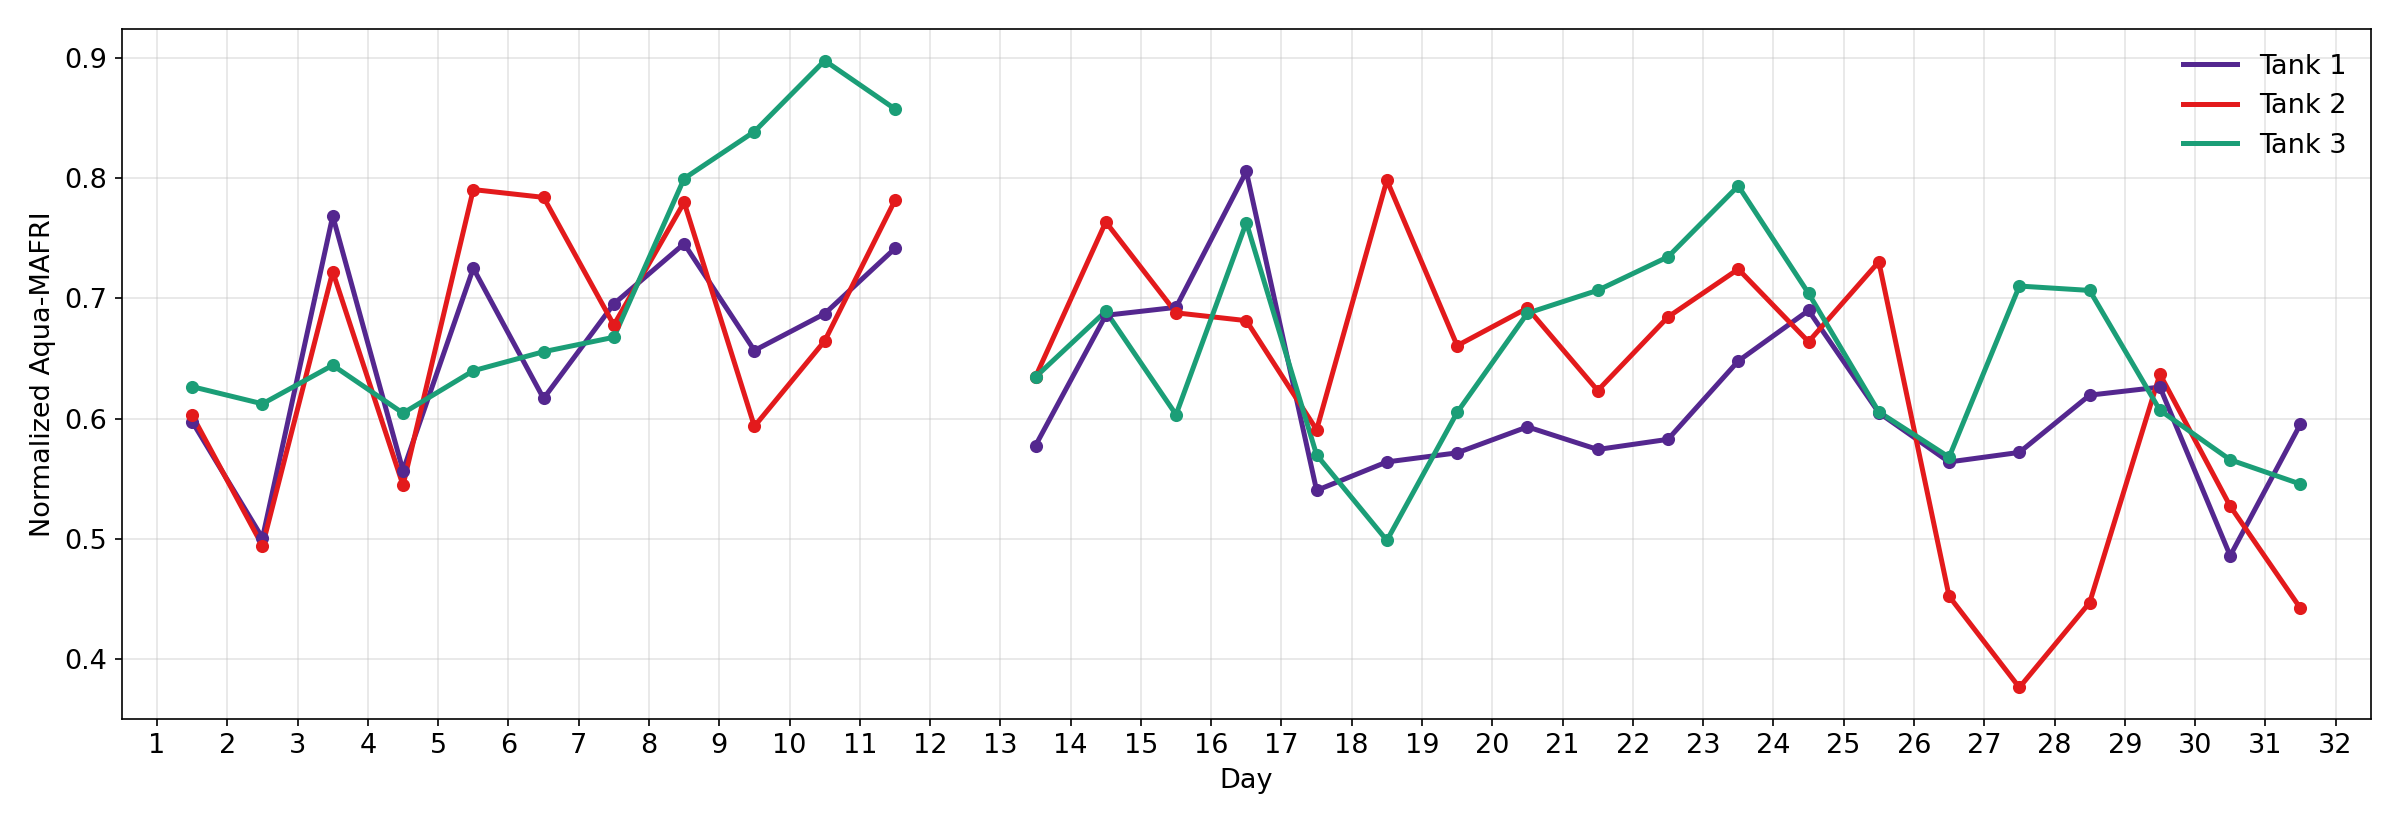

Write the Python code that produced this figure.
"""Tank-averaged peak height as a centered 3-day rolling mean."""

from pathlib import Path

import matplotlib

matplotlib.use("Agg")
import matplotlib.pyplot as plt
import numpy as np
import pandas as pd

FEATURES = Path("/Volumes/Expansion/features and curves 141026/features_kept.parquet")
FEED_TIMES = Path("/Volumes/Expansion/features and curves 141026/feeding_times_ein.parquet")
ROW2 = Path("/Users/dror/Downloads/row2_with_realtime.parquet")
ROW3 = Path("/Users/dror/Downloads/row3_with_realtime.parquet")
TANK_CHANNELS = {
    "Tank 1": ("Ch1", "Ch2"),
    "Tank 2": ("Ch3", "Ch4"),
    "Tank 3": ("Ch5", "Ch6"),
}
COLORS = ["#54278F", "#E31A1C", "#1B9E77"]
FONT_SIZE = 13
ROLLING_DAYS = 3
OUT = Path(__file__).resolve().parent / "plot_ras.png"
OUT_ONE = Path(__file__).resolve().parent / "plot_ras_one_channel.png"
OUT_STD = Path(__file__).resolve().parent / "plot_ras_std.png"
OUT_CH5 = Path(__file__).resolve().parent / "plot_ras_ch5.png"
OUT_FEEDING = Path(__file__).resolve().parent / "plot_ras_feeding.png"
OUT_PEAK = Path(__file__).resolve().parent / "plot_ras_peak.png"
OUT_SCALE = Path(__file__).resolve().parent / "plot_ras_scale.png"
FEEDING_VALUES = Path(__file__).resolve().parent / "feeding_values.csv"
FEEDING_CHANNELS = ["Ch2", "Ch4", "Ch6"]
FEEDING_COLORS = ["tab:green", "tab:orange", "tab:blue"]
# Row 1 is 2–9 Sep. Row 2 starts 14 Sep. Tank 3 (Ch6) ends 14 Oct.
ROW2_START = pd.Timestamp("2025-09-14")
TANK3_LAST = pd.Timestamp("2025-10-14")
REAL_MARKS = [pd.Timestamp("2025-09-30"), pd.Timestamp("2025-10-14")]
ROW_CLOCKS = {
    "row2": ROW2,
    "row3": ROW3,
}
FIRST_DAYS = 7


def tank_peaks(frame):
    pieces = []
    for name, channels in TANK_CHANNELS.items():
        pair = frame.loc[frame["channel"].isin(channels), ["feeding_datetime", "peak_height"]]
        tank = pair.groupby("feeding_datetime")["peak_height"].mean()
        tank.name = name
        pieces.append(tank)
    return pd.concat(pieces, axis=1).sort_index()


def single_channel_peaks(frame):
    """Peak height of Ch2, Ch4, and Ch6 only, one channel per tank."""
    pieces = []
    for name, column in zip(TANK_CHANNELS, FEEDING_CHANNELS):
        tank = frame.loc[frame["channel"] == column].set_index("feeding_datetime")["peak_height"]
        tank.name = name
        pieces.append(tank)
    return pd.concat(pieces, axis=1).sort_index()


def day_number(times, origin):
    elapsed = times - origin
    if isinstance(elapsed, pd.Series):
        elapsed = elapsed.dt
    return elapsed.total_seconds() / 86400.0 + 1.0


def plot_ch5_first_days():
    """Full Ch5 trace for the first week of row 2, with a red dot at each feeding."""
    frame = pd.read_parquet(ROW2, columns=["Ch5", "real time"])
    times = pd.to_datetime(frame["real time"].astype(str), format="%Y%m%d%H%M%S")
    order = times.argsort()
    times = times.iloc[order].reset_index(drop=True)
    values = frame["Ch5"].iloc[order].reset_index(drop=True)

    origin = times.iloc[0].normalize()
    end = origin + pd.Timedelta(days=FIRST_DAYS)
    keep = times < end
    day = day_number(times[keep], origin)

    feed = pd.read_parquet(FEED_TIMES, columns=["source", "index", "real_time"])
    feed = feed[feed["source"] == "row2"]
    feed_t = pd.to_datetime(feed["real_time"])
    feed = feed[(feed_t >= origin) & (feed_t < end)]
    feed_day = day_number(pd.to_datetime(feed["real_time"]), origin)
    feed_y = values.iloc[feed["index"].to_numpy()]

    signal_font = 22
    plt.rcParams.update(
        {
            "font.size": signal_font,
            "axes.labelsize": signal_font,
            "xtick.labelsize": signal_font,
            "ytick.labelsize": signal_font,
            "legend.fontsize": signal_font,
        }
    )
    fig, ax = plt.subplots(figsize=(16, 5.8))
    ax.plot(day, values[keep], color="#3949AB", linewidth=1.1, label="Aqua-MAFRI signal")
    ax.scatter(
        feed_day,
        feed_y,
        color="red",
        s=36,
        zorder=5,
        label="feeding events",
    )
    ax.set_xlim(1, FIRST_DAYS + 1)
    # Put each day number under that day's peaks, not at midnight.
    tick_at = [
        float(feed_day[feed_day.astype(int) == day_i].median())
        for day_i in range(1, FIRST_DAYS + 1)
    ]
    ax.set_xticks(tick_at)
    ax.set_xticklabels([str(day_i) for day_i in range(1, FIRST_DAYS + 1)])
    ax.set_xlabel("Day")
    ax.set_ylabel("Aqua-MAFRI")
    ax.grid(True, color="0.75", alpha=0.4)
    ax.legend(frameon=False, loc="upper left", fontsize=13)
    fig.tight_layout()
    fig.savefig(OUT_CH5, dpi=150)
    print(f"Saved {OUT_CH5}")
    print(f"Ch5 samples {int(keep.sum())}  feedings {len(feed)}")


def daily_feeding():
    """Daily means of Ch2, Ch4, and Ch6, from row 2 through tank 3's last day."""
    frame = pd.read_csv(FEEDING_VALUES, parse_dates=["max_time"]).set_index("max_time")
    frame = frame.loc[ROW2_START:]
    daily = frame[FEEDING_CHANNELS].resample("D").mean().dropna(how="all")
    return daily.loc[:TANK3_LAST]


def plot_zscored_rolling(daily, ylabel, out_path):
    """Z-scored 3-day rolling mean, one line per tank, daily points behind it."""
    day = np.arange(len(daily)) + 1
    plt.rcParams.update(
        {
            "font.size": FONT_SIZE,
            "axes.labelsize": FONT_SIZE,
            "xtick.labelsize": FONT_SIZE,
            "ytick.labelsize": FONT_SIZE,
            "legend.fontsize": FONT_SIZE,
        }
    )
    fig, ax = plt.subplots(figsize=(14, 6))
    for name, column, color in zip(TANK_CHANNELS, daily.columns, FEEDING_COLORS):
        rolling = daily[column].rolling(ROLLING_DAYS, min_periods=ROLLING_DAYS).mean()
        center = rolling.mean(skipna=True)
        scale = rolling.std(skipna=True)
        ax.plot(day, (rolling - center) / scale, color=color, linewidth=3, label=name)
        ax.plot(
            day,
            (daily[column] - center) / scale,
            color=color,
            marker="o",
            linestyle="",
            alpha=0.2,
        )
    ax.set_xticks(day)
    ax.set_xticklabels([str(i) for i in day])
    ax.set_xlabel("Day")
    ax.set_ylabel(ylabel)
    ax.grid(True, alpha=0.3)
    ax.legend()
    fig.tight_layout()
    fig.savefig(out_path, dpi=150)
    print(f"Saved {out_path}")
    print(f"{ylabel} days {len(daily)}")


def plot_normalized_feeding():
    """Z-scored 3-day rolling feeding intensity from feeding_values.csv."""
    plot_zscored_rolling(daily_feeding(), "Normalized feeding intensity", OUT_FEEDING)


def daily_peak_height():
    """Daily mean peak height of Ch2, Ch4, and Ch6 from the features table."""
    frame = pd.read_parquet(FEATURES, columns=["channel", "feeding_datetime", "peak_height"])
    frame = frame[frame["channel"].isin(FEEDING_CHANNELS)]
    daily = frame.pivot_table(
        index="feeding_datetime",
        columns="channel",
        values="peak_height",
    )
    daily = daily[FEEDING_CHANNELS].resample("D").mean().dropna(how="all")
    # Features are row 2 and row 3 only. Stop where tank 3 (Ch6) stops.
    last = daily["Ch6"].last_valid_index()
    return daily.loc[:last]


def plot_normalized_peak():
    """Same rolling z-score, using peak height from the features table."""
    plot_zscored_rolling(daily_peak_height(), "Normalized peak height", OUT_PEAK)


def recording_scale():
    """0.5th and 99.9th percentile of each channel inside row 2 and inside row 3."""
    bounds = []
    for path in (ROW2, ROW3):
        frame = pd.read_parquet(path, columns=["real time", *FEEDING_CHANNELS])
        times = pd.to_datetime(frame["real time"].astype(str), format="%Y%m%d%H%M%S")
        limits = {}
        for column in FEEDING_CHANNELS:
            finite = frame[column].to_numpy(dtype=float)
            finite = finite[np.isfinite(finite)]
            limits[column] = (
                float(np.percentile(finite, 0.5)),
                float(np.percentile(finite, 99.9)),
            )
        bounds.append((times.min(), times.max(), limits))
    return bounds


def scaled_feeding_daily():
    """Feeding counts clipped to 0–1 inside the recording they belong to."""
    frame = pd.read_csv(FEEDING_VALUES, parse_dates=["max_time"]).set_index("max_time")
    frame = frame.loc[ROW2_START:TANK3_LAST, FEEDING_CHANNELS]
    bounds = recording_scale()
    scaled = pd.DataFrame(index=frame.index, columns=FEEDING_CHANNELS, dtype=float)
    for column in FEEDING_CHANNELS:
        values = []
        for stamp, value in zip(frame.index, frame[column]):
            limits = next(item[column] for start, end, item in bounds if start <= stamp <= end)
            low, high = limits
            values.append(float(np.clip((value - low) / (high - low), 0.0, 1.0)))
        scaled[column] = values
    return scaled.resample("D").mean().dropna(how="all")


def draw_zscored(ax, daily):
    day = np.arange(len(daily)) + 1
    for name, column, color in zip(TANK_CHANNELS, daily.columns, FEEDING_COLORS):
        rolling = daily[column].rolling(ROLLING_DAYS, min_periods=ROLLING_DAYS).mean()
        center = rolling.mean(skipna=True)
        scale = rolling.std(skipna=True)
        ax.plot(day, (rolling - center) / scale, color=color, linewidth=3, label=name)
        ax.plot(
            day,
            (daily[column] - center) / scale,
            color=color,
            marker="o",
            linestyle="",
            alpha=0.35,
        )
    ax.set_xticks(day)
    ax.set_xticklabels([str(i) for i in day])
    ax.grid(True, alpha=0.3)
    return day


def plot_scale_push():
    """Raw feeding z-scores beside the same days after each row is scaled 0–1."""
    raw = daily_feeding()
    scaled = scaled_feeding_daily()
    plt.rcParams.update(
        {
            "font.size": FONT_SIZE,
            "axes.labelsize": FONT_SIZE,
            "xtick.labelsize": FONT_SIZE,
            "ytick.labelsize": FONT_SIZE,
            "legend.fontsize": FONT_SIZE,
            "axes.titlesize": FONT_SIZE,
        }
    )
    fig, axes = plt.subplots(2, 1, sharex=True, figsize=(14, 8))
    draw_zscored(axes[0], raw)
    axes[0].set_ylabel("Normalized feeding intensity")
    axes[0].set_title("Raw counts")
    axes[0].legend()
    draw_zscored(axes[1], scaled)
    axes[1].set_ylabel("Normalized feeding intensity")
    axes[1].set_xlabel("Day")
    axes[1].set_title("Same counts, scaled 0–1 inside each row")
    fig.tight_layout()
    fig.savefig(OUT_SCALE, dpi=150)
    print(f"Saved {OUT_SCALE}")


def feeding_real_times():
    """Map each shifted feeding label back to the real clock, before the day alignment."""
    feed = pd.read_parquet(FEED_TIMES, columns=["source", "index", "time"])
    feed = feed[feed["source"].isin(ROW_CLOCKS)].copy()
    clocks = {}
    for name, path in ROW_CLOCKS.items():
        raw = pd.read_parquet(path, columns=["real time"])
        times = pd.to_datetime(raw["real time"].astype(str), format="%Y%m%d%H%M%S")
        clocks[name] = times.sort_values().reset_index(drop=True)
    feed["real_t"] = [
        clocks[row.source].iloc[int(row.index)] for row in feed.itertuples(index=False)
    ]
    feed["label"] = pd.to_datetime(feed["time"])
    return feed.drop_duplicates("label").set_index("label")["real_t"]


def real_mark_days(origin):
    """Day numbers on the plot for feedings that happened on the real dates."""
    feed = feeding_real_times().reset_index()
    marks = []
    for real_day in REAL_MARKS:
        labels = feed.loc[feed["real_t"].dt.normalize() == real_day, "label"]
        if labels.empty:
            continue
        marks.append((real_day.strftime("%d %b"), float(day_number(labels, origin).median())))
    return marks


def plot_daily_peaks(peaks, out_path, statistic="mean", mark_real=False, show_rolling=True, on_real_time=False):
    """Daily peak statistic, with a centered 3-day rolling mean unless turned off."""
    if on_real_time:
        peaks = peaks.copy()
        peaks.index = pd.to_datetime(peaks.index).map(feeding_real_times())
        peaks = peaks.sort_index()
    origin = peaks.index.min().normalize()
    day = day_number(peaks.index, origin)
    daily = getattr(peaks.resample("D"), statistic)()
    rolling = daily.rolling(ROLLING_DAYS, min_periods=ROLLING_DAYS, center=True).mean()
    # Sit each day's value at midday, among that day's feedings.
    daily_day = day_number(daily.index + pd.Timedelta(hours=12), origin)
    roll_day = day_number(rolling.index + pd.Timedelta(hours=12), origin)
    # Real calendar span, so the empty day between row 2 and row 3 stays on the axis.
    if on_real_time:
        span = int((peaks.index.max().normalize() - origin).days) + 1
    else:
        span = int(np.ceil(day.max()))

    plt.rcParams.update(
        {
            "font.size": FONT_SIZE,
            "axes.labelsize": FONT_SIZE,
            "xtick.labelsize": FONT_SIZE,
            "ytick.labelsize": FONT_SIZE,
            "legend.fontsize": FONT_SIZE,
        }
    )
    fig, ax = plt.subplots(figsize=(16, 5.5))
    for name, color in zip(peaks.columns, COLORS):
        line_day = roll_day if show_rolling else daily_day
        line = rolling[name] if show_rolling else daily[name]
        ax.plot(line_day, line, color=color, linewidth=2.4, label=name, zorder=2)
        ax.scatter(daily_day, daily[name], color=color, s=28, zorder=3)
    right = span + 1 if on_real_time else span
    ax.set_xlim(0.5, right + 0.5)
    ax.set_xticks(range(1, right + 1))
    ax.set_xlabel("Day")
    ax.set_ylabel("Normalized Aqua-MAFRI" if statistic == "mean" else "Std of Aqua-MAFRI")
    if mark_real:
        for label, position in real_mark_days(origin):
            ax.axvline(
                position,
                color="red",
                linestyle="--",
                linewidth=1.6,
                label=label,
            )
    ax.grid(True, color="0.75", alpha=0.4)
    ax.legend(frameon=False, loc="upper right")
    fig.tight_layout()
    fig.savefig(out_path, dpi=150)
    print(f"Saved {out_path}")
    print(f"Peaks {len(peaks)}  rolling days {int(rolling.dropna().shape[0])}")


def main():
    frame = pd.read_parquet(FEATURES, columns=["channel", "feeding_datetime", "peak_height"])
    plot_daily_peaks(tank_peaks(frame), OUT, show_rolling=False, on_real_time=True)
    plot_daily_peaks(tank_peaks(frame), OUT_STD, statistic="std")
    plot_daily_peaks(single_channel_peaks(frame), OUT_ONE)
    plot_ch5_first_days()
    plot_normalized_feeding()
    plot_normalized_peak()
    plot_scale_push()


if __name__ == "__main__":
    main()
